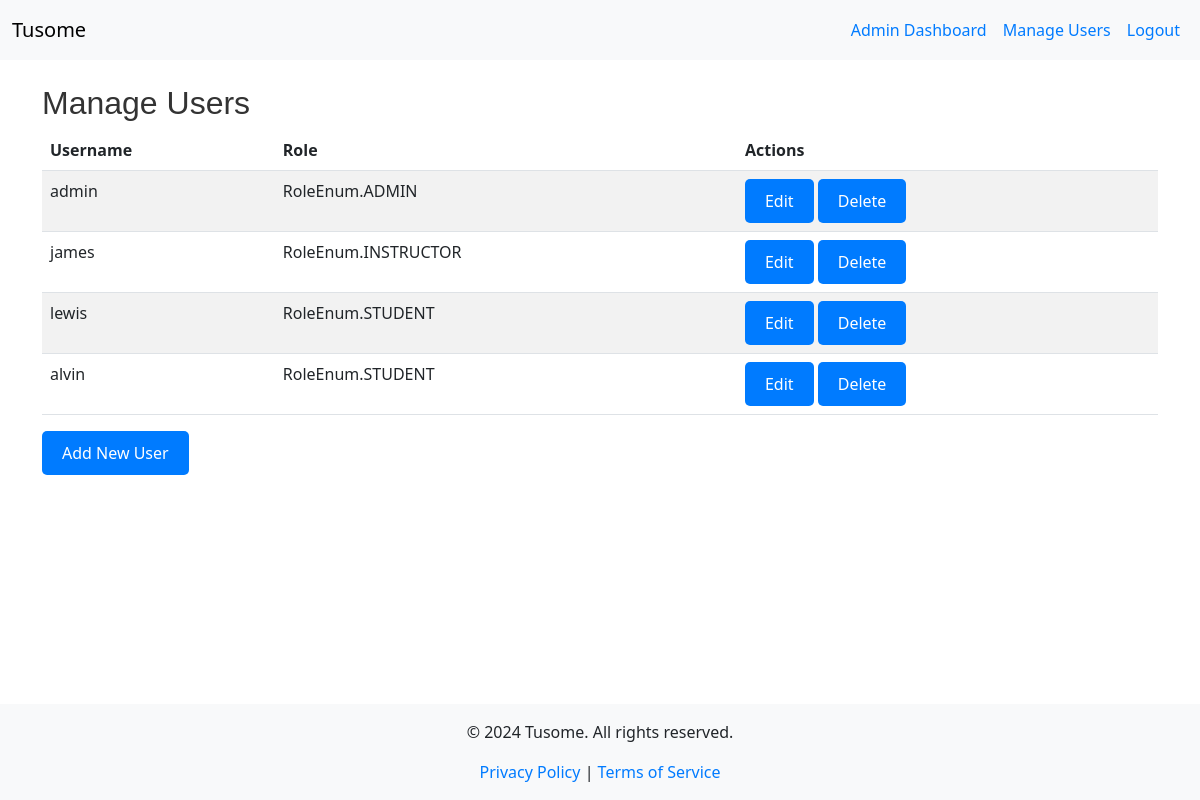
Page /admin/manage_users (signed in) on the earlier database version.
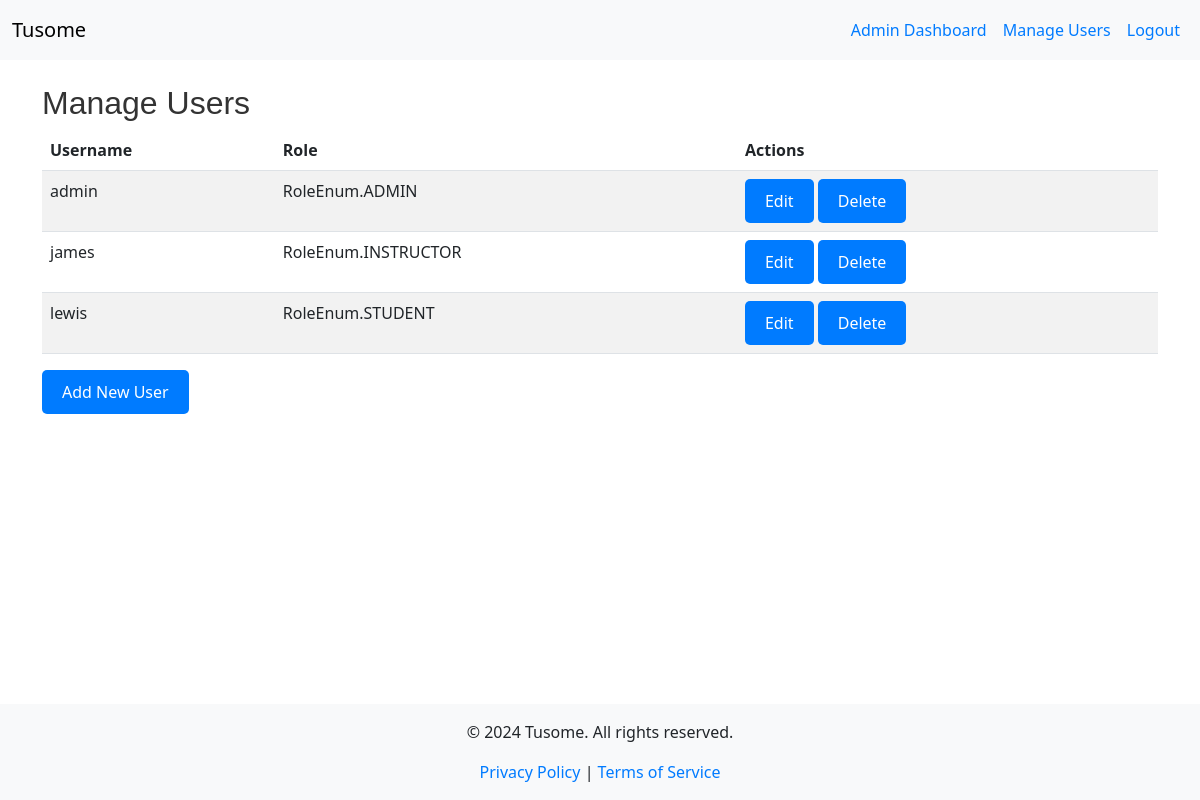
Same page on the later database version.
### models.py (models this page shows, shortened)
class User(UserMixin, db.Model):
    id = db.Column(db.Integer, primary_key=True)
    username = db.Column(db.String(150), unique=True, nullable=False)
    password = db.Column(db.String(150), nullable=False)
    role = db.Column(db.Enum(RoleEnum), nullable=False)  # Using Enum for roles
    instructor = db.relationship('Instructor', back_populates='user', uselist=False)
    student = db.relationship('Student', back_populates='user', uselist=False)

### app.py (the view)
@app.route('/admin/manage_users')
@role_required(RoleEnum.ADMIN)
def manage_users():
    users = User.query.all()
    return render_template('manage_users.html', users=users)

### app.py (called while the page is built)
@app.context_processor
def inject_current_year():
    return {'current_year': datetime.utcnow().year}

@login_manager.user_loader
def load_user(user_id):
    return User.query.get(int(user_id))

@app.context_processor
def inject_roleenum():
    return dict(RoleEnum=RoleEnum)

def role_required(role):
    def decorator(f):
        @wraps(f)
        @login_required  # Ensure the user is logged in
        def decorated_function(*args, **kwargs):
            if current_user.role != role:
                flash('Access denied.', 'danger')
                return redirect(url_for('index'))
            return f(*args, **kwargs)
        return decorated_function
    return decorator

### templates/manage_users.html (shortened to what this page needs)
{% extends "base.html" %}
{% block content %}
<h2>Manage Users</h2>
<table class="table table-striped">
    <thead>
        <tr>
            <th>Username</th>
            <th>Role</th>
            <th>Actions</th>
        </tr>
    </thead>
    <tbody>
        {% for user in users %}
        <tr>
            <td>{{ user.username }}</td>
            <td>{{ user.role }}</td>
            <td>
                <a href="{{ url_for('edit_user', user_id=user.id) }}" class="btn btn-warning">Edit</a>
                <form method="POST" action="{{ url_for('delete_user', user_id=user.id) }}" style="display:inline;">
                    <button type="submit" class="btn btn-danger" onclick="return confirm('Are you sure you want to delete this user?');">Delete</button>
                </form>
            </td>
        </tr>
        {% else %}
        <tr>
            <td colspan="3">No users available.</td>
        </tr>
        {% endfor %}
    </tbody>
</table>
<a href="{{ url_for('register') }}" class="btn btn-primary">Add New User</a>
{% endblock %}

Differences in the rows shown:
removed User: username "alvin", role "RoleEnum.STUDENT"
